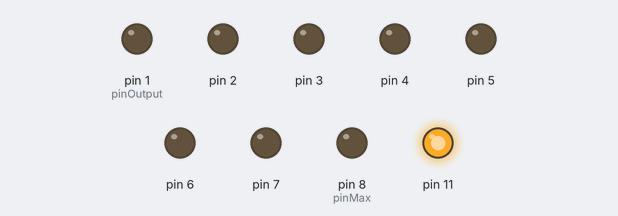
The sketch below on a simulated Arduino Mega 2560, built with avr-gcc and run on an emulated ATmega2560. On the bench: output pins drawn as LEDs (lit = HIGH).

Above: at 0.1 s.
At 1.6 s:
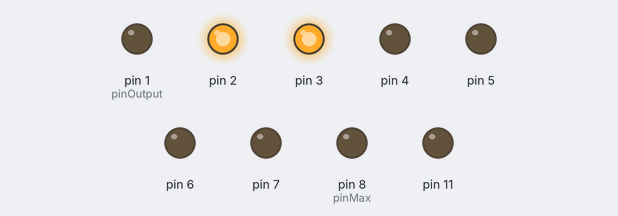
At 2.6 s:
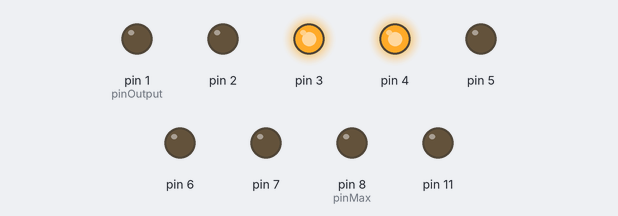
At 3.6 s:
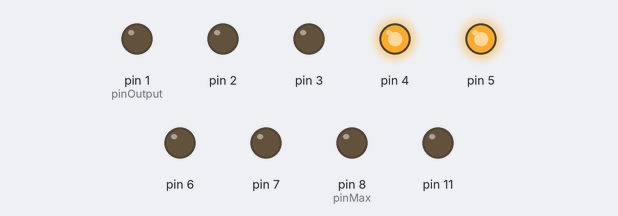
At 5.6 s:
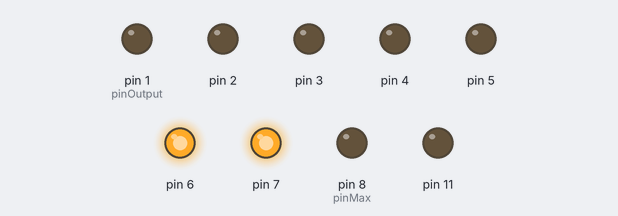
At 7.6 s:
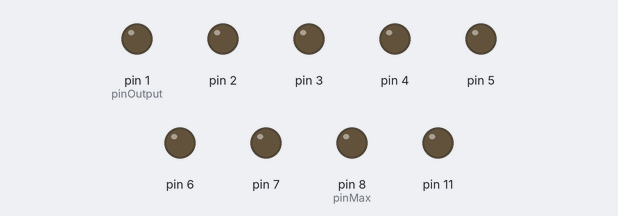
Timing chart, 0 to 9.1 s (numbered marks = the images above):
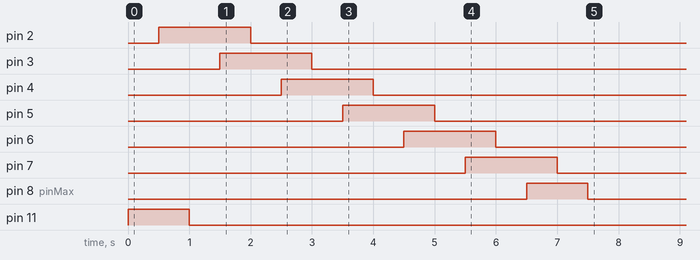

The sketch:

arduino-peristalsis.ino
```cpp
/*
      Arduino MEGA controller code for peristaltic pattern
      ..... <-.... --... .--.. ..--. ...-- ....- ..... <wait psPeriod>
      (psDelay is the time delay between changing these states)

      Legend:
      - = depressed valve
      . = released valve
*/

// Pin 13 has an LED connected on most Arduino boards.
// give it a name:
int i = 1;

int pinOutput = 1;
int pinMin = 1;
int pinMax = 8;
int psDelay = 500;
int psPeriod = 120000;

/*
      This setup routine runs once when you press reset
      and initializes the states of all pins.
*/
void setup() {
      pinMode(pinOutput, OUTPUT);
}


/*
      Main loop that executes peristalsis.
*/
void loop() {
      // GO through each pin 'i'
      for (i = 1; i <= 2*pinMax; i++) {
            // if 'i' is odd, then just light up
            if (i == 1) {
              analogWrite(11, 255);
            }
            else if (i == 2) {
              // analogWrite(11, 0);
              analogWrite(i, 255);
            }
            else if (i == 2*pinMax) {
              // release the last one
              analogWrite(pinMax, 0);
            }
            else {
              if (i%2 == 0) {
                // even loop parts that are not the last one
                analogWrite(i/2 + 1, 255);
              }
              else {
                // odd loop parts that aren't the first one
               if (i == 3) {
                 analogWrite(11, 0);
               }
               else {
                 analogWrite((i-1)/2, 0);
               }
              }
            }
            // time delay between next squeeze/release
            delay(psDelay);
      } // end for loop
      // time delay between squeezing periods
      delay(psPeriod);
}// end loop function
```

Measured:
- by itself, pin 2: LOW → HIGH at 0.50 s, → LOW 1.5 s later
- by itself, pin 3: LOW → HIGH at 1.5 s, → LOW 1.5 s later
- by itself, pin 4: LOW → HIGH at 2.5 s, → LOW 1.5 s later
- by itself, pin 5: LOW → HIGH at 3.5 s, → LOW 1.5 s later
- by itself, pin 6: LOW → HIGH at 4.5 s, → LOW 1.5 s later
- by itself, pin 7: LOW → HIGH at 5.5 s, → LOW 1.5 s later
- by itself, pin 8 (pinMax): LOW → HIGH at 6.5 s, → LOW 1.0 s later
- by itself, pin 11: LOW → HIGH at 0.00 s, → LOW 1.0 s later
